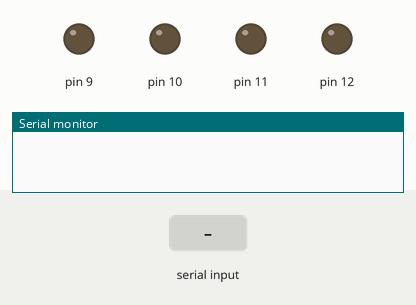
The sketch below on a simulated Arduino Uno, built with avr-gcc and run on an emulated ATmega328P. On the bench: output pins drawn as LEDs (lit = HIGH), the last lines printed to the serial monitor. Inputs (shaded band) come from the test bench.

Above: at 1.2 s.
1.3 s: "r90\n" received over Serial
At 2.6 s:
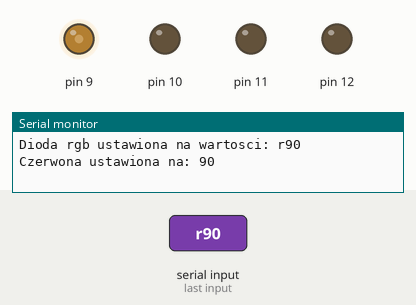
2.9 s: "r,45\n" received over Serial
At 4.0 s:
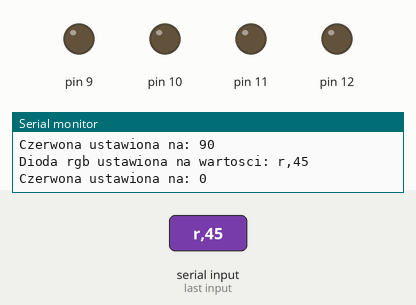
Timing chart, 0 to 5.9 s (numbered marks = the images above; inputs shaded):
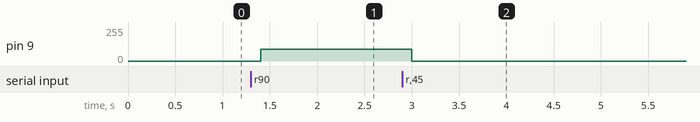

Measured:
- after the input at 1.3 s, pin 9: 0/255 → 90/255 after 0.10 s
- after the input at 2.9 s, pin 9: 90/255 → 0/255 after 0.10 s

The sketch:

_3_3b.ino
```cpp
char tablica[18];			// tworzymy tablicę  przechowującą ciąg znaków

void setup()
{
Serial.begin(9600);			// ustawienie prędkości komunikacji
Serial.flush();				// czyści nam serial port ze wszystkich danych
for(int i=9;i<=12;i++)	// w pętli ustawiamy piny od 9 do 12 jako wyjścia i ustawiamy stan niski
{
pinMode(i,OUTPUT);
digitalWrite(i,LOW);
}
}
void loop()
{
if(Serial.available()>0)			// wyrażenie warunkowe
{
int i=0;
delay(100);				// czekaj wyznaczony czas
int znak=Serial.available();		// http://arduino.cc/en/Serial/Available
if (znak>15)				// instrukcja warunkowa
{
znak=15;
}
while (znak--)				// pętla while
{
tablica[i++]=Serial.read();		// zapis do tablicy wartości odczytanych
}
wyswietl(tablica);			// wywołanie funkcji wyswietl
}
}
void wyswietl(char* k)
{
Serial.print ("Dioda rgb ustawiona na wartosci: ");		//wyświetlenie tekstu
Serial.println(k);							//wyświetlenie tekstu
char* parameter;
parameter = strtok (k, " ,");	// strtok - konwertuje wartość zapisaną w łańcuchu znaków w dowolnym
while (parameter != NULL)          // systemie liczbowym do postaci liczby typu całkowitego,
{
rgb(parameter);				// wywołanie funkcji rgb
parameter = strtok (NULL, " ,");
}
for(int x=0;x<=15;x++)		// w pętli zwiększamy wartość x od 0 do 15
{
tablica[x]='\0';
}
Serial.flush();				//http://arduino.cc/en/Serial/Flush
}
void rgb(char* k)
{
if((k[0] =='r') || (k[0] == 'R'))			// wyrażenie warunkowe
{
int wartosc = strtol(k+1, NULL, 10);		// http://www.thinkage.ca/english/gcos/expl/c/lib/strtol.html
wartosc = constrain(wartosc, 0, 255);	      			// ograniczenie liczby w przedziale
analogWrite(9,wartosc);		 // PWM – modulacja szerokości impulsu, (pin, wartość od 0 do 255)
Serial.print("Czerwona ustawiona na: ");      			//wyświetlenie tekstu
Serial.println(wartosc);		     				 //wyświetlenie tekstu
}
}
```
